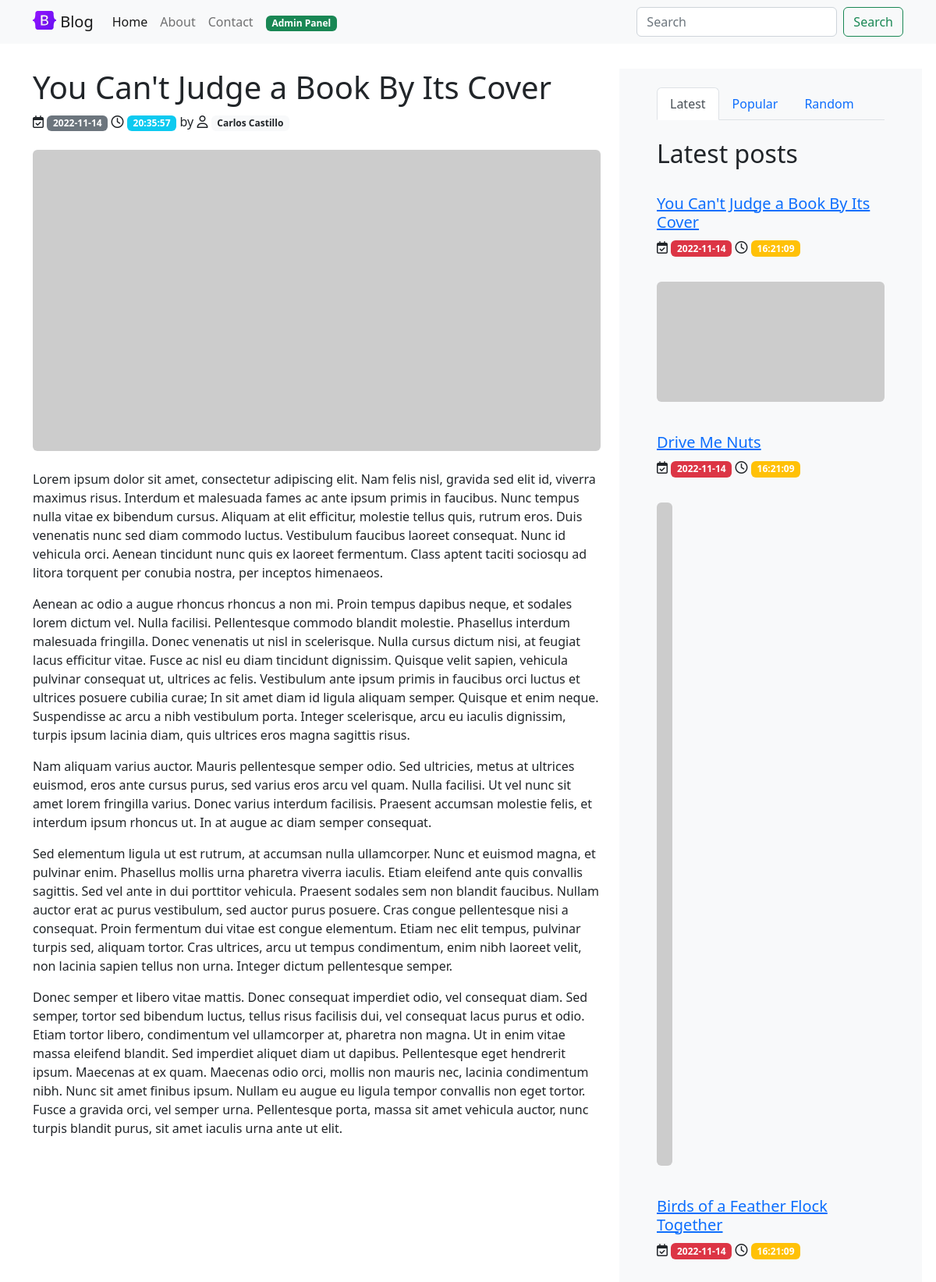
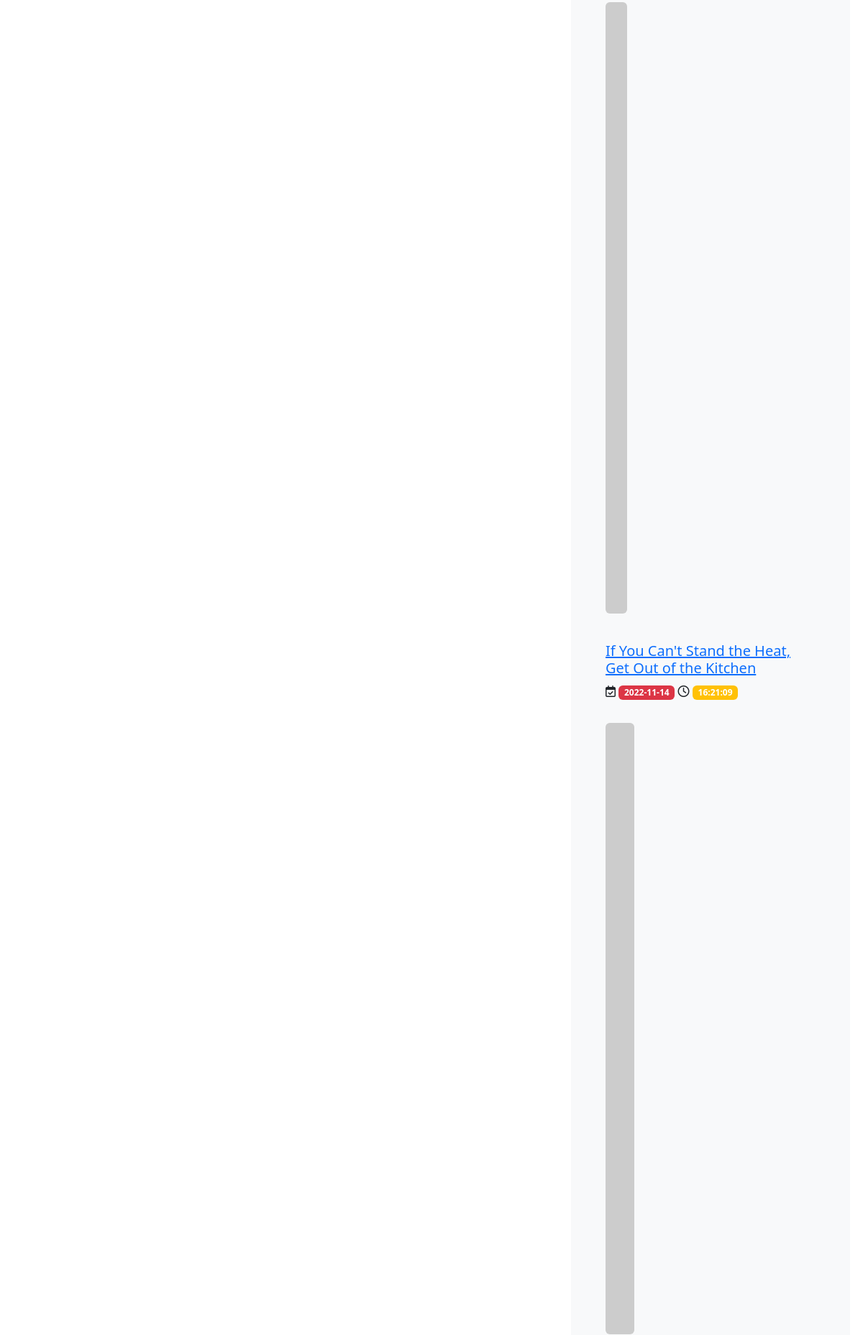
/show.php?id=1 (upper part), run on the app's committed database (2 pictures, top to bottom).
### tables this page shows
CREATE TABLE posts (
    id              INT             NOT NULL    AUTO_INCREMENT,
    title           VARCHAR(255)    NOT NULL,
    content         TEXT            NOT NULL,
    img_url         VARCHAR(255)    NOT NULL,
    author_id       INT             NOT NULL,
    created_at      TIMESTAMP       NULL,
    updated_at      TIMESTAMP       NULL,
PRIMARY KEY (id),
FOREIGN KEY (author_id) REFERENCES users(id)
);

CREATE TABLE users (
    id              INT             NOT NULL    AUTO_INCREMENT,
    name            VARCHAR(255)    NOT NULL,
    email           VARCHAR(255)    NOT NULL    UNIQUE,
    password        VARCHAR(255)    NOT NULL,
    created_at      TIMESTAMP       NULL,
    updated_at      TIMESTAMP       NULL,
PRIMARY KEY (id)
);

### show.php (called while the page is built, shortened)
<?php
require_once 'model.php';
if ( $_SERVER["REQUEST_METHOD"] == "GET" ) {
    $id = filter_var($_GET['id'], FILTER_SANITIZE_NUMBER_INT);
    $post = getPostById($id);
    $latestPosts = getLatestPosts();
}
require 'views/show.php';

### model.php (called while the page is built, shortened)
<?php
function getPDO(): PDO
{
    try {
        $pdo = new PDO(DB_URL, DB_USER, DB_PASS);
        $pdo->setAttribute(PDO::ATTR_ERRMODE, PDO::ERRMODE_EXCEPTION);
        $pdo->setAttribute(PDO::ATTR_DEFAULT_FETCH_MODE, PDO::FETCH_ASSOC);
        $pdo->setAttribute(PDO::ATTR_CASE, PDO::CASE_LOWER);
        $pdo->setAttribute(PDO::ATTR_AUTOCOMMIT, true);
        return $pdo;
    } catch (PDOException $exception) {
        exit('Failed to connect to database!');
    }
}
function getLatestPosts(): array|false
{
    $pdo = getPDO();
    $query = 'SELECT * FROM posts ORDER BY created_at DESC LIMIT 5';
    $stmt = $pdo->query($query);
    return $stmt->fetchAll();
}
function getPostById($id): mixed
{
    $pdo = getPDO();
    $query = 'SELECT * FROM posts WHERE id = :id';
    $stmt = $pdo->prepare($query);
    $stmt->bindParam(':id', $id, PDO::PARAM_INT);
    $stmt->execute();
    return $stmt->fetch();
}
function getUserById($id): mixed
{
    $pdo = getPDO();
    $query = 'SELECT * FROM users WHERE id = :id';
    $stmt = $pdo->prepare($query);
    $stmt->bindParam(':id', $id, PDO::PARAM_INT);
    $stmt->execute();
    return $stmt->fetch();
}

### views/show.php (the view, shortened to what this page needs)
    <div class="container">
        <?php if ( !empty($post) ) : ?>
            <div class="row mt-4 mb-4 gx-5">
                <div class="col-12 col-lg-8 mt-2 mb-4">
                    <div class="mb-4">
                        <h1><?php echo $post['title'] ?></h1>
                        <?php
                        $datetime = new DateTime();
                        $date = $datetime->format('Y-m-d');
                        $hour = $datetime->format('H:i:s');
                        ?>
                        <p>
                            <i class="fa-regular fa-calendar-check"></i>
                            <time class="badge bg-secondary"><?php echo $date; ?></time>
                            <i class="fa-regular fa-clock"></i>
                            <time class="badge bg-info"><?php echo $hour; ?></time>
                            by <i class="fa-regular fa-user"></i>
                            <a href="#!"><span class="badge bg-light text-dark"><?php echo getUserById($post['author_id'])['name']; ?></span></a>
                        </p>
                    </div>
                    <div class="mt-4 mb-4">
                        <img src="<?php echo $post['img_url']; ?>" class="img-fluid rounded" alt="...">
                    </div>
                    <div class="mt-4">
                        <?php echo $post['content'] ?>
                    </div>
                </div>
                <div class="col-12 col-lg-4 mt-2 mb-2 bg-light">
                    <div class="px-4 mt-4">
                        <ul class="nav nav-tabs" id="myTab" role="tablist">
                            <li class="nav-item" role="presentation">
                                <button class="nav-link active" id="latest-tab" data-bs-toggle="tab" data-bs-target="#latest" type="button" role="tab" aria-controls="latest" aria-selected="true">Latest</button>
                            </li>
                            <li class="nav-item" role="presentation">
                                <button class="nav-link" id="popular-tab" data-bs-toggle="tab" data-bs-target="#popular" type="button" role="tab" aria-controls="popular" aria-selected="false">Popular</button>
                            </li>
                            <li class="nav-item" role="presentation">
                                <button class="nav-link" id="random-tab" data-bs-toggle="tab" data-bs-target="#random" type="button" role="tab" aria-controls="random" aria-selected="false">Random</button>
                            </li>
                        </ul>
                        <div class="tab-content" id="myTabContent">
                            <div class="tab-pane fade show active" id="latest" role="tabpanel" aria-labelledby="latest-tab">
                                <h2 class="mt-4">Latest posts</h2>
                                <?php foreach ($latestPosts as $latestPost) : ?>
                                    <div class="row mt-4 mb-4">
                                        <div class="col-12 mt-2 mb-2">
                                            <a href="<?php echo APP_URL; ?>show.php?id=<?php echo $latestPost['id']; ?>">
                                                <h5><?php echo $latestPost['title']; ?></h5>
                                            </a>
                                            <?php
                                            $datetime = new DateTime($latestPost['created_at']);
                                            $date = $datetime->format('Y-m-d');
                                            $hour = $datetime->format('H:i:s');
                                            ?>
                                            <p>
                                                <i class="fa-regular fa-calendar-check"></i>
                                                <time class="badge bg-danger"><?php echo $date; ?></time>
                                                <i class="fa-regular fa-clock"></i>
                                                <time class="badge bg-warning"><?php echo $hour; ?></time>
                                            </p>
                                        </div>
                                        <a href="<?php echo APP_URL; ?>show.php?id=<?php echo $latestPost['id']; ?>">
                                            <div class="col-12 mt-2 mb-2">
                                                <img src="<?php echo $latestPost['img_url']; ?>" class="img-fluid rounded" alt="...">
                                            </div>
                                        </a>
                                    </div>
                                <?php endforeach; ?>
                            </div>
                        </div>
                    </div>
                </div>
            </div>
        <?php endif; ?>
    </div>
<?php $main = ob_get_clean(); ?>
<?php include 'base.php' ?>

### views/base.php (shortened to what this page needs)
<!doctype html>
<html lang="en">
<head>
    <link href="https://cdn.jsdelivr.net/npm/bootstrap@5.2.2/dist/css/bootstrap.min.css" rel="stylesheet">
    <link rel="stylesheet" href="https://cdnjs.cloudflare.com/ajax/libs/font-awesome/6.2.0/css/all.min.css">
    <link rel="stylesheet" type="text/css" href="https://cdn.datatables.net/1.13.1/css/jquery.dataTables.css">
    <link href="<?php echo APP_URL; ?>css/main.css" rel="stylesheet">
</head>
<body>
    <header>
        <nav class="navbar navbar-expand-lg bg-light">
            <div class="container">
                <a class="navbar-brand" href="<?php echo APP_URL; ?>">
                    <img src="<?php echo APP_URL; ?>img/bootstrap-logo.svg" alt="Logo" width="30" height="24" class="d-inline-block align-text-top">
                    Blog
                </a>
                <div class="collapse navbar-collapse" id="navbarSupportedContent">
                    <ul class="navbar-nav me-auto mb-2 mb-lg-0">
                        <li class="nav-item">
                            <a class="nav-link active" aria-current="page" href="<?php echo APP_URL; ?>">Home</a>
                        </li>
                        <li class="nav-item">
                            <a class="nav-link" href="#!">About</a>
                        </li>
                        <li class="nav-item">
                            <a class="nav-link" href="#!">Contact</a>
                        </li>
                        <li class="nav-item">
                            <a class="nav-link" href="<?php echo APP_URL; ?>admin/"><span class="badge bg-success">Admin Panel</span></a>
                        </li>
                    </ul>
                    <form class="d-flex" role="search">
                        <input class="form-control me-2" type="search" placeholder="Search" aria-label="Search">
                        <button class="btn btn-outline-success" type="submit">Search</button>
                    </form>
                </div>
            </div>
        </nav>
    </header>
    <main>
        <?php echo $main ?>
    </main>
</body>
</html>

### data on the page
posts: title "You Can't Judge a Book By Its Cover", author.name "Carlos Castillo", content "Lorem ipsum dolor sit amet, consectetur adipiscing elit. Nam felis nisl, gravida sed elit id, viverra maximus risus. Interdum et malesuada fames ac ante ipsum primis in faucibus. Nunc tempus nulla vitae ex bibendum cursus. Aliquam at elit efficitur, molestie tellus quis, rutrum eros. Duis venenatis nunc sed diam commodo luctus. Vestibulum faucibus laoreet consequat. Nunc id vehicula orci. Aenean tincidunt nunc quis ex laoreet fermentum. Class aptent taciti sociosqu ad litora torquent per conubia nostra, per inceptos himenaeos. Aenean ac odio a augue rhoncus rhoncus a non mi. Proin tempus dapibus neque, et sodales lorem dictum vel. Nulla facilisi. Pellentesque commodo blandit molestie.…", created_at "2022-11-14", created_at "16:21:09"
posts: title "Drive Me Nuts", created_at "2022-11-14", created_at "16:21:09"
posts: title "Birds of a Feather Flock Together", created_at "2022-11-14", created_at "16:21:09"
posts: title "If You Can't Stand the Heat, Get Out of the Kitchen", created_at "2022-11-14", created_at "16:21:09"

### other printed values
$date "2022-11-14"
$hour "20:35:57"
